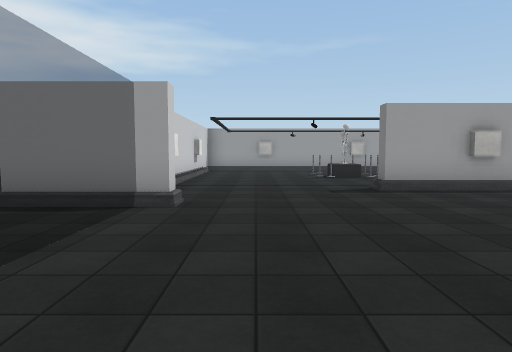
view 1 (above)

24 first-person views from a walk through a Unity game level. The camera is 1.5 m above the floor, tilts 4° down and sees 75° across. The floor is counted in squares, 2 m on a side. Each view is taken from the middle of a square. On the plan, view 1 faces up. The plan holds only what a view shows up to about 11 squares ahead; the rest is blank. The place goes on beyond the plan. The player character is not drawn. Door leaves are left out, so doorways stand open. Some surface patterns are stand-ins.

view 2
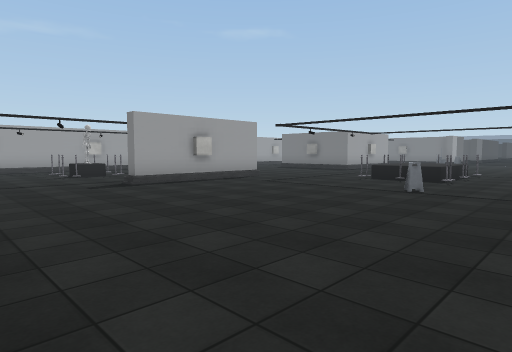

view 3
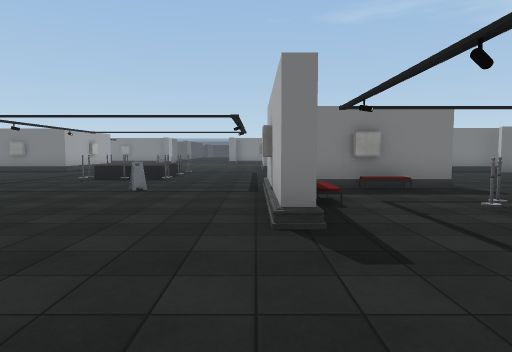

view 4
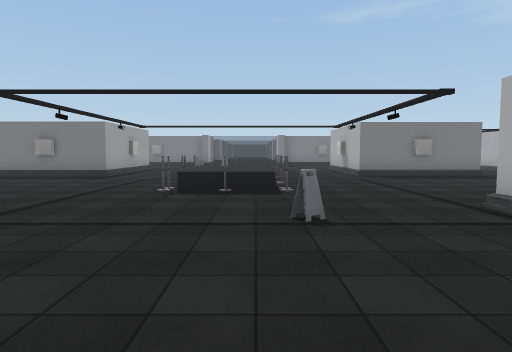

view 5
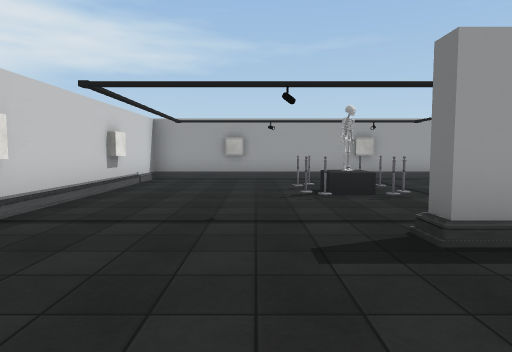

view 6
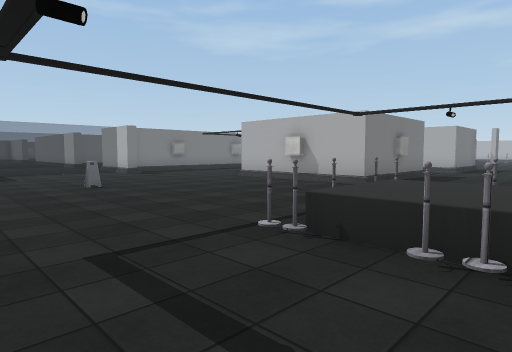

view 7
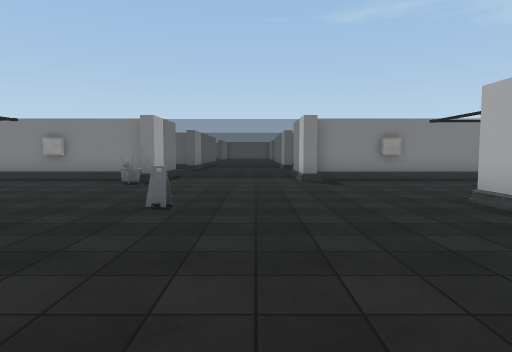

view 8
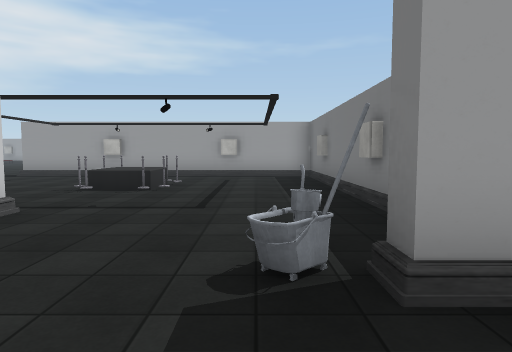

view 9
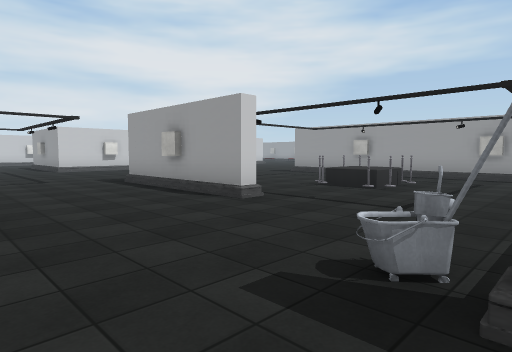

view 10
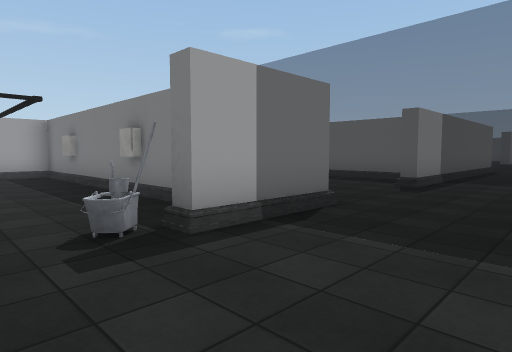

view 11
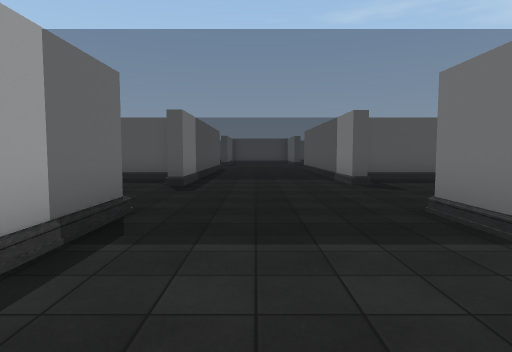

view 12
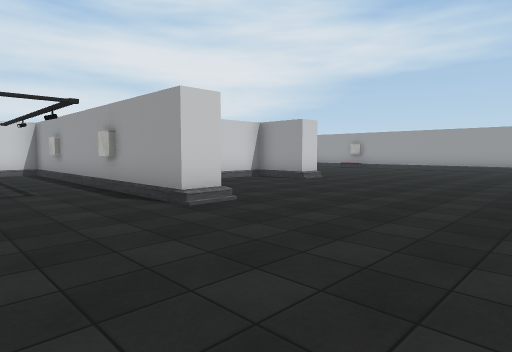

view 13
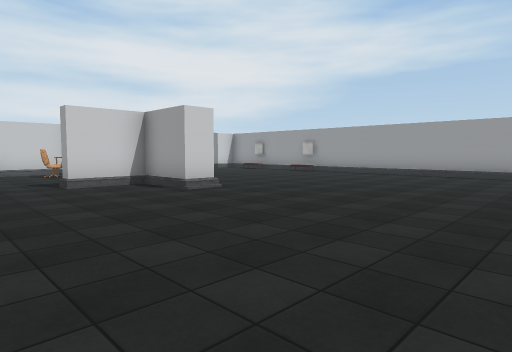

view 14
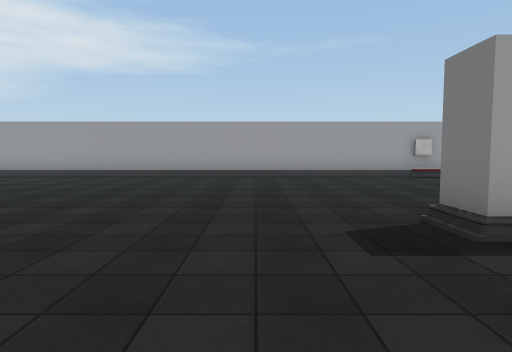

view 15
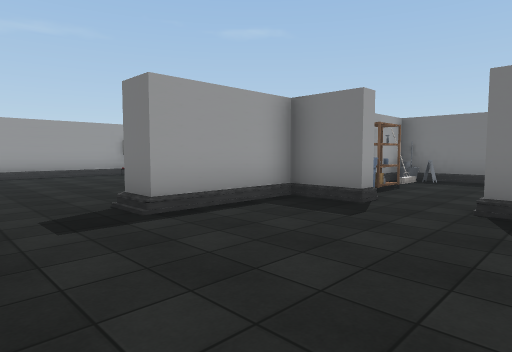

view 16
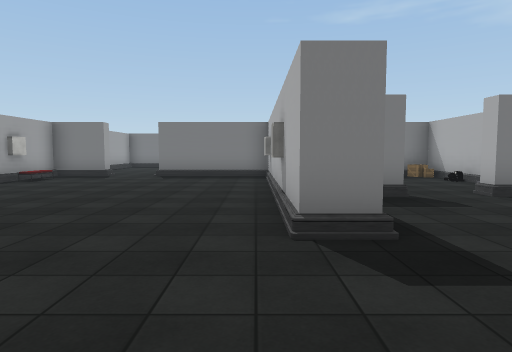

view 17
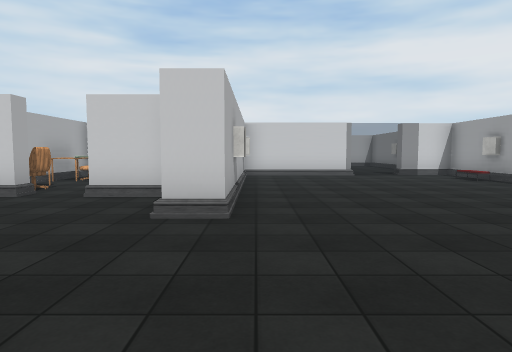

view 18
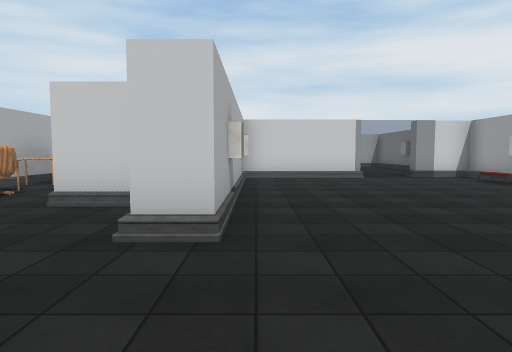

view 19
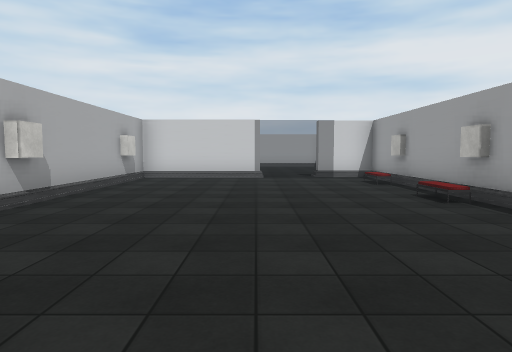

view 20
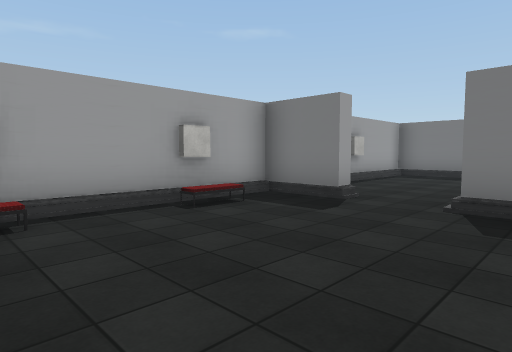

view 21
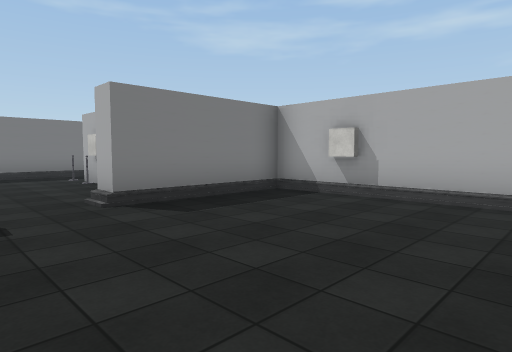

view 22
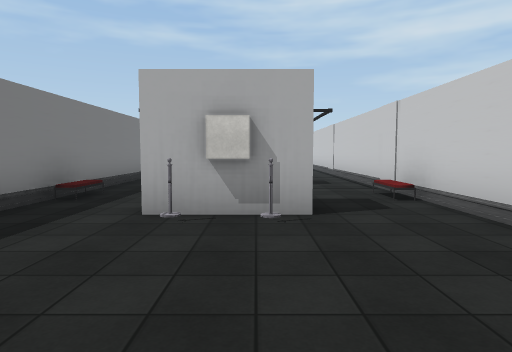

view 23
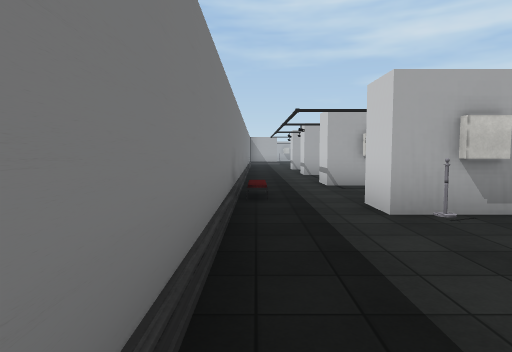

view 24
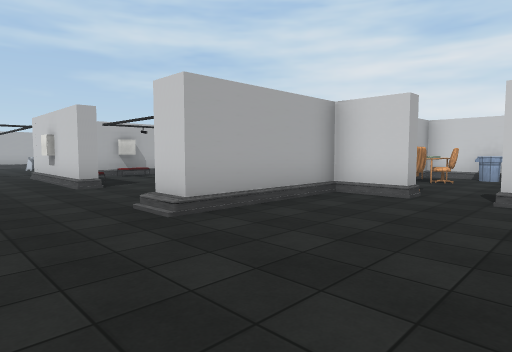

### Floor plan
Ten units are one square. View 1 is at (0, 0); x grows to the right and y downward. Boxes are objects, and circles mark ways between rooms. Rooms are numbered by the first view taken in them; rooms with no view inside come last. Other rooms are left out.
<svg viewBox="-28 -271 317 321">
<path fill="none" stroke="#000" d="M62 -106 67 -106 67 -67 54 -67M35 -67 26 -67 26 -71M169 -67 126 -67 126 -102M166 -159 171 -159M33 -159 33 -145 67 -145 67 -137 -20 -137 -20 -84M171 -174 167 -174 167 -189 140 -189 140 -196 217 -196 217 -231M39 -196 50 -196 50 -189 33 -189 33 -171M-12 -51 -12 -47M217 -52 217 -137 125 -137M54 13 65 13M126 25 126 13 171 13M23 13 35 13M232 -47 208 -47 208 -51M208 -4 208 -8M61 45 61 22M-20 -233 -20 -196 24 -196M217 -249 217 -266 -23 -266 -23 -249M217 45 217 -2M92 -35 105 -35M176 -97 166 -97M102 -16 91 -16M86 -16 82 -16 82 -25M264 -216 264 -210M223 -226 223 -175M255 -184 264 -184 264 -175M281 -266 251 -266M284 -174 284 -262M194 -145 217 -145 217 -152M217 -167 217 -189 200 -189"/>
<rect x="-15" y="-205" width="10" height="10" fill="#bbb"><title>other object</title></rect>
<rect x="15" y="-95" width="10" height="10" fill="#bbb"><title>other object</title></rect>
<rect x="15" y="-105" width="10" height="10" fill="#bbb"><title>other object</title></rect>
<rect x="15" y="-115" width="10" height="10" fill="#bbb"><title>other object</title></rect>
<rect x="25" y="35" width="10" height="10" fill="#bbb"><title>pole</title></rect>
<rect x="25" y="-95" width="10" height="10" fill="#bbb"><title>other object</title></rect>
<rect x="25" y="-105" width="10" height="10" fill="#bbb"><title>other object</title></rect>
<rect x="25" y="-115" width="10" height="10" fill="#bbb"><title>other object</title></rect>
<rect x="25" y="-205" width="10" height="10" fill="#bbb"><title>other object</title></rect>
<rect x="35" y="35" width="10" height="10" fill="#bbb"><title>pole</title></rect>
<rect x="35" y="-75" width="10" height="10" fill="#bbb"><title>other object</title></rect>
<rect x="35" y="-105" width="10" height="10" fill="#bbb"><title>other object</title></rect>
<rect x="35" y="-115" width="10" height="10" fill="#bbb"><title>other object</title></rect>
<rect x="45" y="-75" width="10" height="10" fill="#bbb"><title>other object</title></rect>
<rect x="55" y="-15" width="10" height="10" fill="#bbb"><title>other object</title></rect>
<rect x="65" y="-95" width="10" height="10" fill="#bbb"><title>other object</title></rect>
<rect x="75" y="-15" width="10" height="10" fill="#bbb"><title>other object</title></rect>
<rect x="75" y="-35" width="10" height="10" fill="#bbb"><title>other object</title></rect>
<rect x="75" y="-45" width="10" height="10" fill="#bbb"><title>other object</title></rect>
<rect x="85" y="-15" width="10" height="10" fill="#bbb"><title>other object</title></rect>
<rect x="85" y="-45" width="10" height="10" fill="#bbb"><title>pole</title></rect>
<rect x="95" y="-15" width="10" height="10" fill="#bbb"><title>other object</title></rect>
<rect x="95" y="-45" width="10" height="10" fill="#bbb"><title>pole</title></rect>
<rect x="105" y="-15" width="10" height="10" fill="#bbb"><title>other object</title></rect>
<rect x="105" y="-35" width="10" height="10" fill="#bbb"><title>other object</title></rect>
<rect x="105" y="-45" width="10" height="10" fill="#bbb"><title>pole</title></rect>
<rect x="125" y="25" width="10" height="10" fill="#bbb"><title>other object</title></rect>
<rect x="155" y="-105" width="10" height="10" fill="#bbb"><title>other object</title></rect>
<rect x="155" y="-115" width="10" height="10" fill="#bbb"><title>other object</title></rect>
<rect x="165" y="-35" width="10" height="10" fill="#bbb"><title>other object</title></rect>
<rect x="165" y="-95" width="10" height="10" fill="#bbb"><title>other object</title></rect>
<rect x="165" y="-115" width="10" height="10" fill="#bbb"><title>other object</title></rect>
<rect x="175" y="-95" width="10" height="10" fill="#bbb"><title>other object</title></rect>
<rect x="175" y="-105" width="10" height="10" fill="#bbb"><title>other object</title></rect>
<rect x="175" y="-115" width="10" height="10" fill="#bbb"><title>other object</title></rect>
<rect x="195" y="-55" width="10" height="10" fill="#bbb"><title>other object</title></rect>
<rect x="245" y="-225" width="10" height="10" fill="#bbb"><title>pole</title></rect>
<rect x="255" y="-225" width="10" height="10" fill="#bbb"><title>pole</title></rect>
<rect x="175" y="-185" width="10" height="10" fill="#bbb"><title>other object</title></rect>
<rect x="185" y="-185" width="10" height="10" fill="#bbb"><title>shelf</title></rect>
<rect x="195" y="-175" width="10" height="10" fill="#bbb"><title>other object</title></rect>
<rect x="205" y="-185" width="10" height="10" fill="#bbb"><title>other object</title></rect>
<circle cx="220" cy="-240" r="3" fill="#2a7"/>
<circle cx="170" cy="-165" r="3" fill="#2a7"/>
<circle cx="190" cy="-130" r="3" fill="#2a7"/>
<text x="100" y="-110">1</text>
<text x="250" y="-220">2</text>
<text x="190" y="-160">3</text>
</svg>
Room 1 opens to room 2. Room 1 opens to room 3.

Where each view was taken, in squares from view 1:
view 1: 0 up, 0 right, facing up
view 2: 1 down, 1 left, facing up-right
view 3: 1 down, 1 left, facing right
view 4: 2 up, 2 right, facing right
view 5: 4 up, 1 right, facing up
view 6: 6 up, 9 right, facing down-right
view 7: 2 up, 12 right, facing right
view 8: 3 up, 20 right, facing up
view 9: 3 up, 21 right, facing up-left
view 10: 2 up, 19 right, facing up-right
view 11: 3 up, 19 right, facing right
view 12: 11 up, 11 right, facing up-left
view 13: 15 up, 11 right, facing up-left
view 14: 16 up, 12 right, facing up
view 15: 15 up, 12 right, facing up-right
view 16: 20 up, 11 right, facing right
view 17: 20 up, 9 right, facing left
view 18: 20 up, 8 right, facing left
view 19: 23 up, 8 right, facing left
view 20: 22 up, 17 right, facing up-right
view 21: 25 up, 17 right, facing down-right
view 22: 26 up, 25 right, facing down
view 23: 26 up, 28 right, facing down
view 24: 18 up, 9 right, facing down-left
